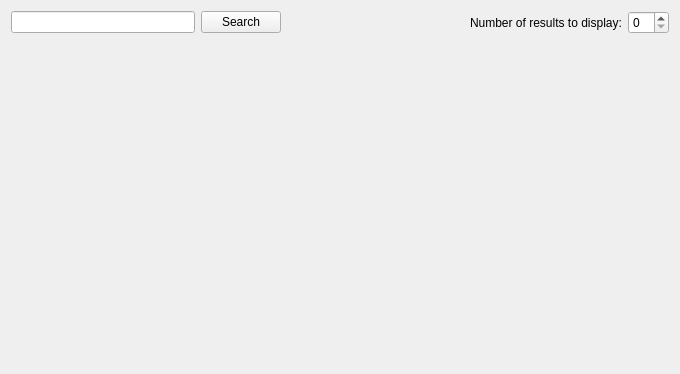
<?xml version="1.0" encoding="UTF-8"?>
<ui version="4.0">
 <class>KViewMetaEngine</class>
 <widget class="QWidget" name="KViewMetaEngine">
  <property name="geometry">
   <rect>
    <x>0</x>
    <y>0</y>
    <width>680</width>
    <height>374</height>
   </rect>
  </property>
  <property name="sizePolicy">
   <sizepolicy hsizetype="Preferred" vsizetype="Minimum">
    <horstretch>0</horstretch>
    <verstretch>0</verstretch>
   </sizepolicy>
  </property>
  <property name="windowTitle">
   <string>Form</string>
  </property>
  <layout class="QVBoxLayout" name="verticalLayout">
   <item>
    <layout class="QHBoxLayout" name="horizontalLayout">
     <item>
      <widget class="QLineEdit" name="TxtQuery">
       <property name="text">
        <string/>
       </property>
      </widget>
     </item>
     <item>
      <widget class="QPushButton" name="Search">
       <property name="text">
        <string>Search</string>
       </property>
      </widget>
     </item>
     <item>
      <spacer name="horizontalSpacer">
       <property name="orientation">
        <enum>Qt::Horizontal</enum>
       </property>
       <property name="sizeHint" stdset="0">
        <size>
         <width>40</width>
         <height>20</height>
        </size>
       </property>
      </spacer>
     </item>
     <item>
      <widget class="QLabel" name="label">
       <property name="text">
        <string>Number of results to display:</string>
       </property>
      </widget>
     </item>
     <item>
      <widget class="QSpinBox" name="NbRes"/>
     </item>
    </layout>
   </item>
   <item>
    <widget class="QGObjectsList" name="Results" native="true">
     <property name="sizePolicy">
      <sizepolicy hsizetype="Preferred" vsizetype="MinimumExpanding">
       <horstretch>0</horstretch>
       <verstretch>0</verstretch>
      </sizepolicy>
     </property>
    </widget>
   </item>
   <item>
    <widget class="QLabel" name="ResLabel">
     <property name="text">
      <string/>
     </property>
    </widget>
   </item>
  </layout>
 </widget>
 <customwidgets>
  <customwidget>
   <class>QGObjectsList</class>
   <extends>QWidget</extends>
   <header>qgobjectslist.h</header>
   <container>1</container>
  </customwidget>
 </customwidgets>
 <resources/>
 <connections/>
</ui>
